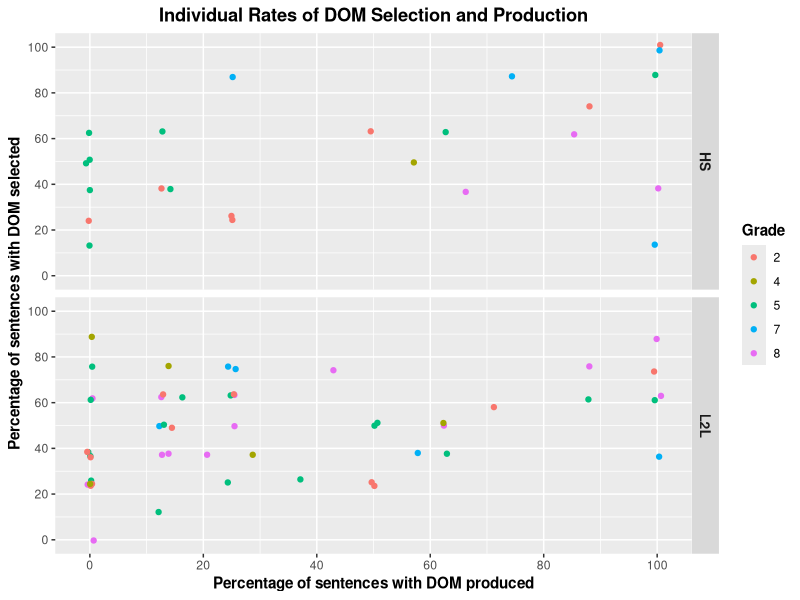
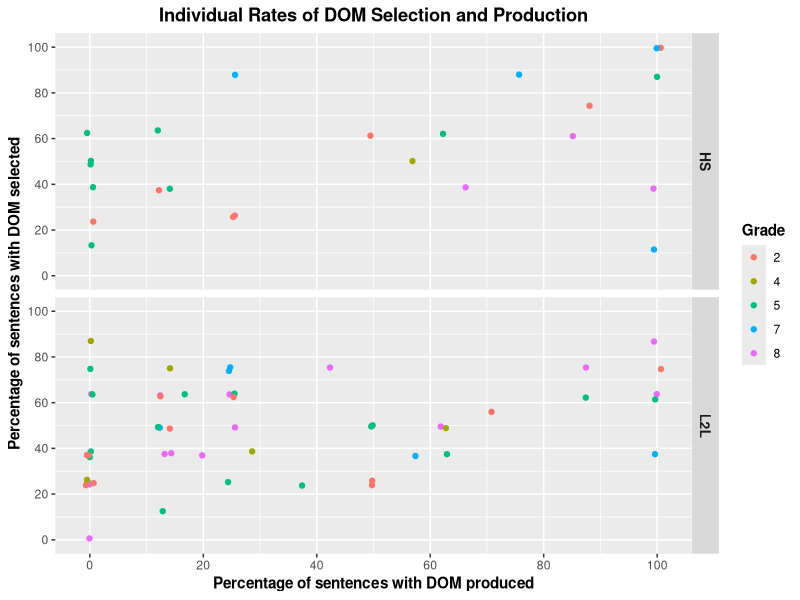

These charts were generated, in order, by the following R code:
## Includes cross-sectional data only

library(tidyverse)
library(here)


# Prepare Data
## Load data
Master <- read_csv(here("CSV Files", "Tidy Data", "Tidy Data DOM.csv")) %>% 
  filter(Session == 1) %>% 
  mutate(Gender = factor(Gender, levels = c("Masculine", "Feminine")),
         Grade = factor(Grade, levels = c(2, 3, 4, 5, 6, 7, 8)))


## Create task-specific dataframes
Production <- Master %>% 
  filter(Task == "Production") %>% 
  group_by(Part_ID, Speaker_Group, Grade) %>%
  summarize(Total_Accuracy = sum(Accuracy, na.rm = TRUE),
            Total_Responses = sum(!is.na(Accuracy)),
            Ratio = Total_Accuracy/Total_Responses) %>% 
  mutate(Ratio = (Ratio*100),
         Task = "Production")
  
Selection <- Master %>% 
  filter(Task == "Selection") %>% 
  group_by(Part_ID, Speaker_Group, Grade) %>%
  summarize(Total_Accuracy = sum(Accuracy, na.rm = TRUE),
            Total_Responses = sum(!is.na(Accuracy)),
            Ratio = Total_Accuracy/Total_Responses) %>% 
  mutate(Ratio = (Ratio*100),
         Task = "Selection")


## Create master dataset
Aggregate <- bind_rows(Production, Selection) %>% 
  select(Part_ID, Speaker_Group, Grade, Task, Ratio) %>%
  pivot_wider(names_from = Task, values_from = Ratio)


# Plot individual differences
## Generate graph
Ind_Diffs_Plot <- Aggregate %>% 
  ggplot(aes(x = Production, y = Selection)) +
  geom_jitter(mapping = aes(color = Grade)) +
  facet_grid(rows = vars(Speaker_Group)) +
  scale_x_continuous(breaks = seq (0, 100, 20),
                     limits = c(-1, 101)) +
  scale_y_continuous(breaks = seq (0, 100, 20),
                     limits = c(-1, 101)) +
  labs(x = "Percentage of sentences with DOM produced",
       y = "Percentage of sentences with DOM selected",
       title = "Individual Rates of DOM Selection and Production",
       color = "Grade") +
  theme(axis.title = element_text(face = "bold"),
        plot.title = element_text(hjust = 0.5, face = "bold"),
        legend.title = element_text(face = "bold"),
        strip.text = element_text(face = "bold", size = 10))

Ind_Diffs_Plot

ggsave(filename = here("Manuscripts", "DOM Manuscript (Applied Psycholinguistics)", "Graphs", "AP DOM Figure 6.pdf"),
       plot = Ind_Diffs_Plot,
       device = "pdf",
       width = 6.5,
       height = 4,
       units = "in")
